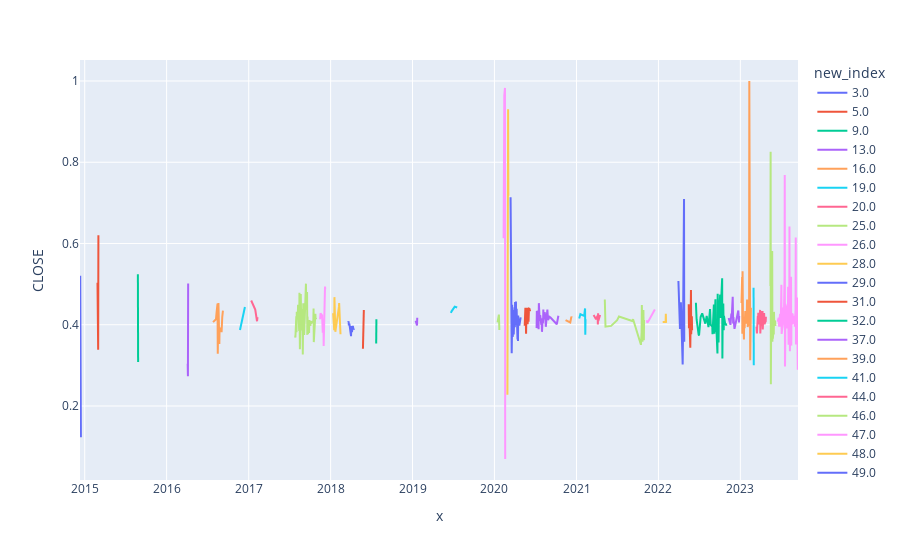

Notebook source saved alongside this figure:
### Code cell
px.line(marked_df[marked_df["SECID"]==token], x=marked_df[marked_df["SECID"]==token].index, y="CLOSE", color="new_index")

### Figure 1 — Plotly figure (JSON) as saved in the notebook; plotly's stock layout.template omitted (floating-point values rounded to 4 significant figures)
{"data": [{"hovertemplate": "new_index=3.0<br>x=%{x}<br>CLOSE=%{y}<extra></extra>", "legendgroup": "3.0", "line": {"color": "#636efa", "dash": "solid"}, "marker": {"symbol": "circle"}, "mode": "lines", "name": "3.0", "orientation": "v", "showlegend": true, "type": "scatter", "x": ["2014-12-11T00:00:00", "2014-12-12T00:00:00", "2014-12-15T00:00:00"], "xaxis": "x", "y": [0.4095, 0.5203, 0.1232], "yaxis": "y"}, {"hovertemplate": "new_index=5.0<br>x=%{x}<br>CLOSE=%{y}<extra></extra>", "legendgroup": "5.0", "line": {"color": "#EF553B", "dash": "solid"}, "marker": {"symbol": "circle"}, "mode": "lines", "name": "5.0", "orientation": "v", "showlegend": true, "type": "scatter", "x": ["2015-02-27T00:00:00", "2015-03-02T00:00:00", "2015-03-03T00:00:00"], "xaxis": "x", "y": [0.5037, 0.3385, 0.6206], "yaxis": "y"}, {"hovertemplate": "new_index=9.0<br>x=%{x}<br>CLOSE=%{y}<extra></extra>", "legendgroup": "9.0", "line": {"color": "#00cc96", "dash": "solid"}, "marker": {"symbol": "circle"}, "mode": "lines", "name": "9.0", "orientation": "v", "showlegend": true, "type": "scatter", "x": ["2015-08-26T00:00:00", "2015-08-27T00:00:00"], "xaxis": "x", "y": [0.5243, 0.3083], "yaxis": "y"}, {"hovertemplate": "new_index=13.0<br>x=%{x}<br>CLOSE=%{y}<extra></extra>", "legendgroup": "13.0", "line": {"color": "#ab63fa", "dash": "solid"}, "marker": {"symbol": "circle"}, "mode": "lines", "name": "13.0", "orientation": "v", "showlegend": true, "type": "scatter", "x": ["2016-04-04T00:00:00", "2016-04-05T00:00:00", "2016-04-06T00:00:00"], "xaxis": "x", "y": [0.3039, 0.2732, 0.5014], "yaxis": "y"}, {"hovertemplate": "new_index=16.0<br>x=%{x}<br>CLOSE=%{y}<extra></extra>", "legendgroup": "16.0", "line": {"color": "#FFA15A", "dash": "solid"}, "marker": {"symbol": "circle"}, "mode": "lines", "name": "16.0", "orientation": "v", "showlegend": true, "type": "scatter", "x": ["2016-07-26T00:00:00", "2016-08-08T00:00:00", "2016-08-11T00:00:00", "2016-08-15T00:00:00", "2016-08-16T00:00:00", "2016-08-17T00:00:00", "2016-08-18T00:00:00", "2016-08-19T00:00:00", "2016-08-23T00:00:00", "2016-08-24T00:00:00", "2016-09-01T00:00:00", "2016-09-02T00:00:00", "2016-09-05T00:00:00", "2016-09-08T00:00:00"], "xaxis": "x", "y": [0.4064, 0.4136, 0.4315, 0.4523, 0.3287, 0.4085, 0.4186, 0.4537, 0.3523, 0.3922, 0.3876, 0.3818, 0.419, 0.4346], "yaxis": "y"}, {"hovertemplate": "new_index=19.0<br>x=%{x}<br>CLOSE=%{y}<extra></extra>", "legendgroup": "19.0", "line": {"color": "#19d3f3", "dash": "solid"}, "marker": {"symbol": "circle"}, "mode": "lines", "name": "19.0", "orientation": "v", "showlegend": true, "type": "scatter", "x": ["2016-11-23T00:00:00", "2016-12-15T00:00:00"], "xaxis": "x", "y": [0.3871, 0.4437], "yaxis": "y"}, {"hovertemplate": "new_index=20.0<br>x=%{x}<br>CLOSE=%{y}<extra></extra>", "legendgroup": "20.0", "line": {"color": "#FF6692", "dash": "solid"}, "marker": {"symbol": "circle"}, "mode": "lines", "name": "20.0", "orientation": "v", "showlegend": true, "type": "scatter", "x": ["2017-01-12T00:00:00", "2017-01-30T00:00:00", "2017-02-07T00:00:00", "2017-02-09T00:00:00"], "xaxis": "x", "y": [0.4596, 0.4374, 0.4086, 0.4186], "yaxis": "y"}, {"hovertemplate": "new_index=25.0<br>x=%{x}<br>CLOSE=%{y}<extra></extra>", "legendgroup": "25.0", "line": {"color": "#B6E880", "dash": "solid"}, "marker": {"symbol": "circle"}, "mode": "lines", "name": "25.0", "orientation": "v", "showlegend": true, "type": "scatter", "x": ["2017-07-27T00:00:00", "2017-07-28T00:00:00", "2017-08-01T00:00:00", "2017-08-02T00:00:00", "2017-08-03T00:00:00", "2017-08-07T00:00:00", "2017-08-09T00:00:00", "2017-08-14T00:00:00", "2017-08-15T00:00:00", "2017-08-17T00:00:00", "2017-08-18T00:00:00", "2017-08-21T00:00:00", "2017-08-22T00:00:00", "2017-08-23T00:00:00", "2017-08-24T00:00:00", "2017-08-28T00:00:00", "2017-08-30T00:00:00", "2017-08-31T00:00:00", "2017-09-01T00:00:00", "2017-09-05T00:00:00", "2017-09-12T00:00:00", "2017-09-13T00:00:00", "2017-09-14T00:00:00", "2017-09-15T00:00:00", "2017-09-18T00:00:00", "2017-09-19T00:00:00", "2017-09-20T00:00:00", "2017-09-22T00:00:00", "2017-09-25T00:00:00", "2017-09-27T00:00:00", "2017-09-28T00:00:00", "2017-10-03T00:00:00", "2017-10-04T00:00:00", "2017-10-06T00:00:00", "2017-10-16T00:00:00", "2017-10-17T00:00:00", "2017-10-18T00:00:00", "2017-10-25T00:00:00", "2017-10-26T00:00:00", "2017-10-30T00:00:00"], "xaxis": "x", "y": [0.3734, 0.3684, 0.4208, 0.3813, 0.4319, 0.4136, 0.4489, 0.3849, 0.4785, 0.3397, 0.4006, 0.4758, 0.4355, 0.4383, 0.3862, 0.439, 0.3265, 0.3684, 0.4528, 0.3746, 0.4735, 0.5011, 0.4371, 0.4646, 0.4807, 0.3751, 0.4202, 0.3777, 0.3993, 0.3798, 0.4114, 0.3972, 0.4094, 0.4038, 0.4092, 0.44, 0.3573, 0.4269, 0.4158, 0.4136], "yaxis": "y"}, {"hovertemplate": "new_index=26.0<br>x=%{x}<br>CLOSE=%{y}<extra></extra>", "legendgroup": "26.0", "line": {"color": "#FF97FF", "dash": "solid"}, "marker": {"symbol": "circle"}, "mode": "lines", "name": "26.0", "orientation": "v", "showlegend": true, "type": "scatter", "x": ["2017-11-15T00:00:00", "2017-11-17T00:00:00", "2017-11-24T00:00:00", "2017-11-27T00:00:00", "2017-11-30T00:00:00", "2017-12-01T00:00:00", "2017-12-07T00:00:00", "2017-12-08T00:00:00"], "xaxis": "x", "y": [0.4136, 0.428, 0.4231, 0.3804, 0.4035, 0.3479, 0.4939, 0.4873], "yaxis": "y"}, {"hovertemplate": "new_index=28.0<br>x=%{x}<br>CLOSE=%{y}<extra></extra>", "legendgroup": "28.0", "line": {"color": "#FECB52", "dash": "solid"}, "marker": {"symbol": "circle"}, "mode": "lines", "name": "28.0", "orientation": "v", "showlegend": true, "type": "scatter", "x": ["2018-01-12T00:00:00", "2018-01-17T00:00:00", "2018-01-18T00:00:00", "2018-01-19T00:00:00", "2018-01-22T00:00:00", "2018-02-07T00:00:00", "2018-02-08T00:00:00", "2018-02-14T00:00:00"], "xaxis": "x", "y": [0.4284, 0.3869, 0.4679, 0.3961, 0.3826, 0.444, 0.4532, 0.3767], "yaxis": "y"}, {"hovertemplate": "new_index=29.0<br>x=%{x}<br>CLOSE=%{y}<extra></extra>", "legendgroup": "29.0", "line": {"color": "#636efa", "dash": "solid"}, "marker": {"symbol": "circle"}, "mode": "lines", "name": "29.0", "orientation": "v", "showlegend": true, "type": "scatter", "x": ["2018-03-21T00:00:00", "2018-03-22T00:00:00", "2018-03-23T00:00:00", "2018-03-26T00:00:00", "2018-04-02T00:00:00", "2018-04-03T00:00:00", "2018-04-06T00:00:00", "2018-04-10T00:00:00", "2018-04-13T00:00:00", "2018-04-16T00:00:00"], "xaxis": "x", "y": [0.4059, 0.4085, 0.4008, 0.4006, 0.3717, 0.3968, 0.382, 0.3971, 0.3887, 0.3911], "yaxis": "y"}, {"hovertemplate": "new_index=31.0<br>x=%{x}<br>CLOSE=%{y}<extra></extra>", "legendgroup": "31.0", "line": {"color": "#EF553B", "dash": "solid"}, "marker": {"symbol": "circle"}, "mode": "lines", "name": "31.0", "orientation": "v", "showlegend": true, "type": "scatter", "x": ["2018-05-25T00:00:00", "2018-05-29T00:00:00"], "xaxis": "x", "y": [0.3408, 0.4365], "yaxis": "y"}, {"hovertemplate": "new_index=32.0<br>x=%{x}<br>CLOSE=%{y}<extra></extra>", "legendgroup": "32.0", "line": {"color": "#00cc96", "dash": "solid"}, "marker": {"symbol": "circle"}, "mode": "lines", "name": "32.0", "orientation": "v", "showlegend": true, "type": "scatter", "x": ["2018-07-23T00:00:00", "2018-07-24T00:00:00"], "xaxis": "x", "y": [0.354, 0.4136], "yaxis": "y"}, {"hovertemplate": "new_index=37.0<br>x=%{x}<br>CLOSE=%{y}<extra></extra>", "legendgroup": "37.0", "line": {"color": "#ab63fa", "dash": "solid"}, "marker": {"symbol": "circle"}, "mode": "lines", "name": "37.0", "orientation": "v", "showlegend": true, "type": "scatter", "x": ["2019-01-15T00:00:00", "2019-01-21T00:00:00", "2019-01-22T00:00:00"], "xaxis": "x", "y": [0.4096, 0.3984, 0.4174], "yaxis": "y"}, {"hovertemplate": "new_index=39.0<br>x=%{x}<br>CLOSE=%{y}<extra></extra>", "legendgroup": "39.0", "line": {"color": "#FFA15A", "dash": "solid"}, "marker": {"symbol": "circle"}, "mode": "lines", "name": "39.0", "orientation": "v", "showlegend": true, "type": "scatter", "x": ["2019-04-02T00:00:00"], "xaxis": "x", "y": [0.403], "yaxis": "y"}, {"hovertemplate": "new_index=41.0<br>x=%{x}<br>CLOSE=%{y}<extra></extra>", "legendgroup": "41.0", "line": {"color": "#19d3f3", "dash": "solid"}, "marker": {"symbol": "circle"}, "mode": "lines", "name": "41.0", "orientation": "v", "showlegend": true, "type": "scatter", "x": ["2019-06-21T00:00:00", "2019-06-24T00:00:00", "2019-07-08T00:00:00", "2019-07-19T00:00:00"], "xaxis": "x", "y": [0.4293, 0.433, 0.4445, 0.4423], "yaxis": "y"}, {"hovertemplate": "new_index=44.0<br>x=%{x}<br>CLOSE=%{y}<extra></extra>", "legendgroup": "44.0", "line": {"color": "#FF6692", "dash": "solid"}, "marker": {"symbol": "circle"}, "mode": "lines", "name": "44.0", "orientation": "v", "showlegend": true, "type": "scatter", "x": ["2019-10-29T00:00:00"], "xaxis": "x", "y": [0.4055], "yaxis": "y"}, {"hovertemplate": "new_index=46.0<br>x=%{x}<br>CLOSE=%{y}<extra></extra>", "legendgroup": "46.0", "line": {"color": "#B6E880", "dash": "solid"}, "marker": {"symbol": "circle"}, "mode": "lines", "name": "46.0", "orientation": "v", "showlegend": true, "type": "scatter", "x": ["2020-01-15T00:00:00", "2020-01-21T00:00:00", "2020-01-23T00:00:00"], "xaxis": "x", "y": [0.4059, 0.4249, 0.3869], "yaxis": "y"}, {"hovertemplate": "new_index=47.0<br>x=%{x}<br>CLOSE=%{y}<extra></extra>", "legendgroup": "47.0", "line": {"color": "#FF97FF", "dash": "solid"}, "marker": {"symbol": "circle"}, "mode": "lines", "name": "47.0", "orientation": "v", "showlegend": true, "type": "scatter", "x": ["2020-02-11T00:00:00", "2020-02-12T00:00:00", "2020-02-13T00:00:00", "2020-02-14T00:00:00", "2020-02-17T00:00:00", "2020-02-18T00:00:00"], "xaxis": "x", "y": [0.6127, 0.8707, 0.7421, 0.9643, 0.9829, 0.06948], "yaxis": "y"}, {"hovertemplate": "new_index=48.0<br>x=%{x}<br>CLOSE=%{y}<extra></extra>", "legendgroup": "48.0", "line": {"color": "#FECB52", "dash": "solid"}, "marker": {"symbol": "circle"}, "mode": "lines", "name": "48.0", "orientation": "v", "showlegend": true, "type": "scatter", "x": ["2020-02-28T00:00:00", "2020-03-02T00:00:00", "2020-03-03T00:00:00"], "xaxis": "x", "y": [0.2278, 0.9302, 0.7175], "yaxis": "y"}, {"hovertemplate": "new_index=49.0<br>x=%{x}<br>CLOSE=%{y}<extra></extra>", "legendgroup": "49.0", "line": {"color": "#636efa", "dash": "solid"}, "marker": {"symbol": "circle"}, "mode": "lines", "name": "49.0", "orientation": "v", "showlegend": true, "type": "scatter", "x": ["2020-03-13T00:00:00", "2020-03-16T00:00:00", "2020-03-17T00:00:00", "2020-03-18T00:00:00", "2020-03-19T00:00:00", "2020-03-20T00:00:00", "2020-03-23T00:00:00", "2020-03-24T00:00:00", "2020-03-25T00:00:00", "2020-03-27T00:00:00", "2020-03-30T00:00:00", "2020-03-31T00:00:00", "2020-04-01T00:00:00", "2020-04-02T00:00:00", "2020-04-03T00:00:00", "2020-04-06T00:00:00", "2020-04-07T00:00:00", "2020-04-08T00:00:00", "2020-04-09T00:00:00", "2020-04-10T00:00:00", "2020-04-13T00:00:00", "2020-04-14T00:00:00", "2020-04-15T00:00:00", "2020-04-16T00:00:00", "2020-04-17T00:00:00", "2020-04-21T00:00:00", "2020-04-27T00:00:00"], "xaxis": "x", "y": [0.7136, 0.3784, 0.5621, 0.33, 0.3724, 0.4492, 0.3701, 0.436, 0.4136, 0.3761, 0.4249, 0.4427, 0.3938, 0.4559, 0.4092, 0.457, 0.3988, 0.4157, 0.4391, 0.4177, 0.3636, 0.4157, 0.3597, 0.4225, 0.4091, 0.3978, 0.4179], "yaxis": "y"}, {"hovertemplate": "new_index=50.0<br>x=%{x}<br>CLOSE=%{y}<extra></extra>", "legendgroup": "50.0", "line": {"color": "#EF553B", "dash": "solid"}, "marker": {"symbol": "circle"}, "mode": "lines", "name": "50.0", "orientation": "v", "showlegend": true, "type": "scatter", "x": ["2020-05-15T00:00:00", "2020-05-18T00:00:00", "2020-05-19T00:00:00", "2020-05-20T00:00:00", "2020-05-21T00:00:00", "2020-05-22T00:00:00", "2020-05-25T00:00:00", "2020-05-26T00:00:00", "2020-05-27T00:00:00", "2020-05-28T00:00:00", "2020-05-29T00:00:00", "2020-06-01T00:00:00", "2020-06-02T00:00:00", "2020-06-03T00:00:00", "2020-06-04T00:00:00", "2020-06-05T00:00:00", "2020-06-08T00:00:00"], "xaxis": "x", "y": [0.3976, 0.4418, 0.4155, 0.4155, 0.378, 0.4075, 0.4197, 0.4419, 0.4036, 0.4016, 0.4115, 0.4075, 0.4379, 0.4395, 0.4077, 0.4391, 0.4329], "yaxis": "y"}, {"hovertemplate": "new_index=51.0<br>x=%{x}<br>CLOSE=%{y}<extra></extra>", "legendgroup": "51.0", "line": {"color": "#00cc96", "dash": "solid"}, "marker": {"symbol": "circle"}, "mode": "lines", "name": "51.0", "orientation": "v", "showlegend": true, "type": "scatter", "x": ["2020-06-18T00:00:00"], "xaxis": "x", "y": [0.4174], "yaxis": "y"}, {"hovertemplate": "new_index=52.0<br>x=%{x}<br>CLOSE=%{y}<extra></extra>", "legendgroup": "52.0", "line": {"color": "#ab63fa", "dash": "solid"}, "marker": {"symbol": "circle"}, "mode": "lines", "name": "52.0", "orientation": "v", "showlegend": true, "type": "scatter", "x": ["2020-07-07T00:00:00", "2020-07-08T00:00:00", "2020-07-15T00:00:00", "2020-07-16T00:00:00", "2020-07-17T00:00:00", "2020-07-20T00:00:00", "2020-07-21T00:00:00", "2020-07-22T00:00:00", "2020-07-23T00:00:00", "2020-07-28T00:00:00", "2020-07-29T00:00:00", "2020-07-31T00:00:00", "2020-08-03T00:00:00", "2020-08-04T00:00:00", "2020-08-05T00:00:00", "2020-08-06T00:00:00", "2020-08-07T00:00:00", "2020-08-11T00:00:00", "2020-08-12T00:00:00", "2020-08-13T00:00:00", "2020-08-14T00:00:00", "2020-08-17T00:00:00", "2020-08-18T00:00:00", "2020-08-19T00:00:00", "2020-08-24T00:00:00", "2020-08-27T00:00:00", "2020-09-02T00:00:00", "2020-09-07T00:00:00", "2020-10-05T00:00:00", "2020-10-12T00:00:00"], "xaxis": "x", "y": [0.3916, 0.4338, 0.4259, 0.389, 0.4531, 0.4196, 0.4115, 0.4095, 0.4237, 0.3996, 0.4136, 0.3825, 0.4155, 0.4037, 0.4116, 0.4375, 0.4136, 0.4193, 0.4308, 0.4249, 0.423, 0.3949, 0.4003, 0.4078, 0.4371, 0.4116, 0.4195, 0.4175, 0.4012, 0.4222], "yaxis": "y"}, {"hovertemplate": "new_index=53.0<br>x=%{x}<br>CLOSE=%{y}<extra></extra>", "legendgroup": "53.0", "line": {"color": "#FFA15A", "dash": "solid"}, "marker": {"symbol": "circle"}, "mode": "lines", "name": "53.0", "orientation": "v", "showlegend": true, "type": "scatter", "x": ["2020-11-13T00:00:00", "2020-12-04T00:00:00", "2020-12-09T00:00:00", "2020-12-11T00:00:00"], "xaxis": "x", "y": [0.4115, 0.4055, 0.4197, 0.4177], "yaxis": "y"}, {"hovertemplate": "new_index=54.0<br>x=%{x}<br>CLOSE=%{y}<extra></extra>", "legendgroup": "54.0", "line": {"color": "#19d3f3", "dash": "solid"}, "marker": {"symbol": "circle"}, "mode": "lines", "name": "54.0", "orientation": "v", "showlegend": true, "type": "scatter", "x": ["2021-01-13T00:00:00", "2021-01-18T00:00:00", "2021-02-04T00:00:00", "2021-02-08T00:00:00", "2021-02-09T00:00:00", "2021-02-10T00:00:00"], "xaxis": "x", "y": [0.4156, 0.4258, 0.4218, 0.4401, 0.3754, 0.4136], "yaxis": "y"}, {"hovertemplate": "new_index=56.0<br>x=%{x}<br>CLOSE=%{y}<extra></extra>", "legendgroup": "56.0", "line": {"color": "#FF6692", "dash": "solid"}, "marker": {"symbol": "circle"}, "mode": "lines", "name": "56.0", "orientation": "v", "showlegend": true, "type": "scatter", "x": ["2021-03-18T00:00:00", "2021-03-29T00:00:00", "2021-04-05T00:00:00", "2021-04-06T00:00:00", "2021-04-07T00:00:00", "2021-04-08T00:00:00", "2021-04-16T00:00:00"], "xaxis": "x", "y": [0.4241, 0.4136, 0.422, 0.4009, 0.4284, 0.4094, 0.4241], "yaxis": "y"}, {"hovertemplate": "new_index=57.0<br>x=%{x}<br>CLOSE=%{y}<extra></extra>", "legendgroup": "57.0", "line": {"color": "#B6E880", "dash": "solid"}, "marker": {"symbol": "circle"}, "mode": "lines", "name": "57.0", "orientation": "v", "showlegend": true, "type": "scatter", "x": ["2021-05-07T00:00:00", "2021-05-10T00:00:00", "2021-06-04T00:00:00", "2021-07-01T00:00:00", "2021-07-09T00:00:00", "2021-09-06T00:00:00", "2021-09-10T00:00:00", "2021-10-15T00:00:00", "2021-10-18T00:00:00", "2021-10-19T00:00:00", "2021-10-20T00:00:00", "2021-10-21T00:00:00", "2021-10-22T00:00:00", "2021-10-25T00:00:00", "2021-10-26T00:00:00", "2021-10-27T00:00:00", "2021-10-28T00:00:00", "2021-10-29T00:00:00"], "xaxis": "x", "y": [0.462, 0.3952, 0.3972, 0.4114, 0.4201, 0.4092, 0.4136, 0.3505, 0.3816, 0.4483, 0.4395, 0.3959, 0.358, 0.4032, 0.4364, 0.3992, 0.3619, 0.4114], "yaxis": "y"}, {"hovertemplate": "new_index=58.0<br>x=%{x}<br>CLOSE=%{y}<extra></extra>", "legendgroup": "58.0", "line": {"color": "#FF97FF", "dash": "solid"}, "marker": {"symbol": "circle"}, "mode": "lines", "name": "58.0", "orientation": "v", "showlegend": true, "type": "scatter", "x": ["2021-11-11T00:00:00", "2021-11-12T00:00:00", "2021-11-16T00:00:00", "2021-12-07T00:00:00", "2021-12-16T00:00:00"], "xaxis": "x", "y": [0.4115, 0.4054, 0.4075, 0.4309, 0.4377], "yaxis": "y"}, {"hovertemplate": "new_index=59.0<br>x=%{x}<br>CLOSE=%{y}<extra></extra>", "legendgroup": "59.0", "line": {"color": "#FECB52", "dash": "solid"}, "marker": {"symbol": "circle"}, "mode": "lines", "name": "59.0", "orientation": "v", "showlegend": true, "type": "scatter", "x": ["2022-01-20T00:00:00", "2022-02-02T00:00:00", "2022-02-03T00:00:00", "2022-02-04T00:00:00"], "xaxis": "x", "y": [0.4068, 0.407, 0.4268, 0.4048], "yaxis": "y"}, {"hovertemplate": "new_index=60.0<br>x=%{x}<br>CLOSE=%{y}<extra></extra>", "legendgroup": "60.0", "line": {"color": "#636efa", "dash": "solid"}, "marker": {"symbol": "circle"}, "mode": "lines", "name": "60.0", "orientation": "v", "showlegend": true, "type": "scatter", "x": ["2022-03-31T00:00:00", "2022-04-04T00:00:00", "2022-04-07T00:00:00", "2022-04-11T00:00:00", "2022-04-19T00:00:00", "2022-04-20T00:00:00", "2022-04-21T00:00:00", "2022-04-22T00:00:00", "2022-04-25T00:00:00", "2022-04-26T00:00:00"], "xaxis": "x", "y": [0.5077, 0.3935, 0.3894, 0.4553, 0.3019, 0.353, 0.437, 0.508, 0.7097, 0.3581], "yaxis": "y"}, {"hovertemplate": "new_index=61.0<br>x=%{x}<br>CLOSE=%{y}<extra></extra>", "legendgroup": "61.0", "line": {"color": "#EF553B", "dash": "solid"}, "marker": {"symbol": "circle"}, "mode": "lines", "name": "61.0", "orientation": "v", "showlegend": true, "type": "scatter", "x": ["2022-05-16T00:00:00", "2022-05-17T00:00:00", "2022-05-18T00:00:00", "2022-05-19T00:00:00", "2022-05-20T00:00:00", "2022-05-23T00:00:00", "2022-05-24T00:00:00", "2022-05-25T00:00:00", "2022-05-26T00:00:00", "2022-05-27T00:00:00", "2022-05-30T00:00:00", "2022-05-31T00:00:00"], "xaxis": "x", "y": [0.4504, 0.3911, 0.3999, 0.402, 0.3996, 0.3432, 0.3914, 0.3785, 0.4855, 0.3769, 0.4211, 0.3861], "yaxis": "y"}, {"hovertemplate": "new_index=62.0<br>x=%{x}<br>CLOSE=%{y}<extra></extra>", "legendgroup": "62.0", "line": {"color": "#00cc96", "dash": "solid"}, "marker": {"symbol": "circle"}, "mode": "lines", "name": "62.0", "orientation": "v", "showlegend": true, "type": "scatter", "x": ["2022-06-17T00:00:00", "2022-06-20T00:00:00", "2022-06-29T00:00:00", "2022-07-01T00:00:00", "2022-07-08T00:00:00", "2022-07-15T00:00:00", "2022-07-29T00:00:00", "2022-08-04T00:00:00", "2022-08-12T00:00:00", "2022-08-19T00:00:00", "2022-08-22T00:00:00", "2022-08-29T00:00:00", "2022-08-30T00:00:00", "2022-08-31T00:00:00", "2022-09-01T00:00:00", "2022-09-02T00:00:00", "2022-09-05T00:00:00", "2022-09-06T00:00:00", "2022-09-07T00:00:00", "2022-09-08T00:00:00", "2022-09-12T00:00:00", "2022-09-13T00:00:00", "2022-09-14T00:00:00", "2022-09-15T00:00:00", "2022-09-16T00:00:00", "2022-09-21T00:00:00", "2022-09-22T00:00:00", "2022-09-26T00:00:00", "2022-09-27T00:00:00", "2022-10-03T00:00:00", "2022-10-04T00:00:00", "2022-10-12T00:00:00", "2022-10-13T00:00:00", "2022-10-14T00:00:00", "2022-10-17T00:00:00", "2022-10-18T00:00:00", "2022-10-19T00:00:00", "2022-10-20T00:00:00", "2022-10-26T00:00:00", "2022-10-28T00:00:00", "2022-10-31T00:00:00"], "xaxis": "x", "y": [0.4541, 0.4136, 0.3758, 0.3735, 0.4191, 0.428, 0.4028, 0.4219, 0.3941, 0.4385, 0.3999, 0.3954, 0.3768, 0.3899, 0.3992, 0.4233, 0.4497, 0.3901, 0.3777, 0.3989, 0.4627, 0.3827, 0.4257, 0.3943, 0.3965, 0.3291, 0.4762, 0.3562, 0.4136, 0.4741, 0.4165, 0.5144, 0.3168, 0.389, 0.4525, 0.4109, 0.3865, 0.4219, 0.4001, 0.4029, 0.3974], "yaxis": "y"}, {"hovertemplate": "new_index=63.0<br>x=%{x}<br>CLOSE=%{y}<extra></extra>", "legendgroup": "63.0", "line": {"color": "#ab63fa", "dash": "solid"}, "marker": {"symbol": "circle"}, "mode": "lines", "name": "63.0", "orientation": "v", "showlegend": true, "type": "scatter", "x": ["2022-11-10T00:00:00", "2022-11-18T00:00:00", "2022-11-22T00:00:00", "2022-11-23T00:00:00", "2022-11-24T00:00:00", "2022-11-28T00:00:00", "2022-11-29T00:00:00", "2022-11-30T00:00:00", "2022-12-01T00:00:00", "2022-12-06T00:00:00", "2022-12-16T00:00:00", "2022-12-21T00:00:00", "2022-12-23T00:00:00", "2022-12-26T00:00:00", "2022-12-27T00:00:00"], "xaxis": "x", "y": [0.4163, 0.3997, 0.4276, 0.4163, 0.4219, 0.4687, 0.4056, 0.4029, 0.4189, 0.39, 0.4163, 0.4329, 0.4352, 0.4056, 0.4216], "yaxis": "y"}, {"hovertemplate": "new_index=64.0<br>x=%{x}<br>CLOSE=%{y}<extra></extra>", "legendgroup": "64.0", "line": {"color": "#FFA15A", "dash": "solid"}, "marker": {"symbol": "circle"}, "mode": "lines", "name": "64.0", "orientation": "v", "showlegend": true, "type": "scatter", "x": ["2023-01-06T00:00:00", "2023-01-09T00:00:00", "2023-01-10T00:00:00", "2023-01-11T00:00:00", "2023-01-12T00:00:00", "2023-01-13T00:00:00", "2023-01-16T00:00:00", "2023-01-17T00:00:00", "2023-01-18T00:00:00", "2023-01-20T00:00:00", "2023-01-23T00:00:00", "2023-01-24T00:00:00", "2023-01-25T00:00:00", "2023-01-26T00:00:00", "2023-01-27T00:00:00", "2023-01-30T00:00:00", "2023-01-31T00:00:00", "2023-02-01T00:00:00", "2023-02-02T00:00:00", "2023-02-03T00:00:00", "2023-02-07T00:00:00", "2023-02-08T00:00:00", "2023-02-09T00:00:00", "2023-02-10T00:00:00", "2023-02-13T00:00:00", "2023-02-14T00:00:00", "2023-02-15T00:00:00", "2023-02-16T00:00:00", "2023-02-17T00:00:00"], "xaxis": "x", "y": [0.4533, 0.5175, 0.3775, 0.5315, 0.4371, 0.401, 0.3839, 0.3638, 0.418, 0.3917, 0.4335, 0.4048, 0.4048, 0.4025, 0.418, 0.4336, 0.4618, 0.4008, 0.4071, 0.3942, 0.4326, 0.3968, 0.439, 1, 0.4224, 0.3125, 0.3426, 0.4053, 0.4419], "yaxis": "y"}, {"hovertemplate": "new_index=65.0<br>x=%{x}<br>CLOSE=%{y}<extra></extra>", "legendgroup": "65.0", "line": {"color": "#19d3f3", "dash": "solid"}, "marker": {"symbol": "circle"}, "mode": "lines", "name": "65.0", "orientation": "v", "showlegend": true, "type": "scatter", "x": ["2023-03-01T00:00:00", "2023-03-02T00:00:00"], "xaxis": "x", "y": [0.4913, 0.3002], "yaxis": "y"}, {"hovertemplate": "new_index=66.0<br>x=%{x}<br>CLOSE=%{y}<extra></extra>", "legendgroup": "66.0", "line": {"color": "#FF6692", "dash": "solid"}, "marker": {"symbol": "circle"}, "mode": "lines", "name": "66.0", "orientation": "v", "showlegend": true, "type": "scatter", "x": ["2023-03-14T00:00:00", "2023-03-15T00:00:00", "2023-03-16T00:00:00", "2023-03-17T00:00:00", "2023-03-20T00:00:00", "2023-03-21T00:00:00", "2023-03-22T00:00:00", "2023-03-23T00:00:00", "2023-03-24T00:00:00", "2023-03-27T00:00:00", "2023-03-28T00:00:00", "2023-03-30T00:00:00", "2023-03-31T00:00:00", "2023-04-03T00:00:00", "2023-04-04T00:00:00", "2023-04-05T00:00:00", "2023-04-06T00:00:00", "2023-04-07T00:00:00", "2023-04-10T00:00:00", "2023-04-11T00:00:00", "2023-04-12T00:00:00", "2023-04-13T00:00:00", "2023-04-14T00:00:00", "2023-04-17T00:00:00", "2023-04-18T00:00:00", "2023-04-19T00:00:00", "2023-04-20T00:00:00", "2023-04-21T00:00:00", "2023-04-24T00:00:00", "2023-04-25T00:00:00"], "xaxis": "x", "y": [0.3954, 0.3902, 0.3786, 0.3905, 0.4214, 0.4006, 0.4292, 0.4252, 0.4007, 0.4291, 0.4136, 0.4365, 0.3784, 0.4123, 0.4213, 0.4148, 0.434, 0.4047, 0.4339, 0.3885, 0.4085, 0.4174, 0.4097, 0.4289, 0.4034, 0.4008, 0.4071, 0.4058, 0.4084, 0.4201], "yaxis": "y"}, {"hovertemplate": "new_index=67.0<br>x=%{x}<br>CLOSE=%{y}<extra></extra>", "legendgroup": "67.0", "line": {"color": "#B6E880", "dash": "solid"}, "marker": {"symbol": "circle"}, "mode": "lines", "name": "67.0", "orientation": "v", "showlegend": true, "type": "scatter", "x": ["2023-05-15T00:00:00", "2023-05-16T00:00:00", "2023-05-17T00:00:00", "2023-05-18T00:00:00", "2023-05-19T00:00:00", "2023-05-23T00:00:00", "2023-05-24T00:00:00", "2023-05-25T00:00:00", "2023-05-26T00:00:00", "2023-05-29T00:00:00", "2023-05-30T00:00:00", "2023-05-31T00:00:00", "2023-06-01T00:00:00", "2023-06-02T00:00:00", "2023-06-05T00:00:00", "2023-06-06T00:00:00"], "xaxis": "x", "y": [0.4955, 0.8261, 0.2535, 0.3628, 0.4136, 0.5813, 0.3581, 0.4196, 0.3657, 0.3938, 0.3759, 0.4316, 0.397, 0.4097, 0.4084, 0.3967], "yaxis": "y"}, {"hovertemplate": "new_index=68.0<br>x=%{x}<br>CLOSE=%{y}<extra></extra>", "legendgroup": "68.0", "line": {"color": "#FF97FF", "dash": "solid"}, "marker": {"symbol": "circle"}, "mode": "lines", "name": "68.0", "orientation": "v", "showlegend": true, "type": "scatter", "x": ["2023-06-16T00:00:00", "2023-06-19T00:00:00", "2023-06-20T00:00:00", "2023-06-21T00:00:00", "2023-06-22T00:00:00", "2023-06-23T00:00:00", "2023-06-26T00:00:00", "2023-06-27T00:00:00", "2023-06-28T00:00:00", "2023-06-29T00:00:00", "2023-06-30T00:00:00", "2023-07-03T00:00:00", "2023-07-04T00:00:00", "2023-07-05T00:00:00", "2023-07-06T00:00:00", "2023-07-07T00:00:00", "2023-07-10T00:00:00", "2023-07-11T00:00:00", "2023-07-12T00:00:00", "2023-07-13T00:00:00", "2023-07-14T00:00:00", "2023-07-17T00:00:00", "2023-07-18T00:00:00", "2023-07-19T00:00:00", "2023-07-20T00:00:00", "2023-07-21T00:00:00", "2023-07-24T00:00:00", "2023-07-25T00:00:00", "2023-07-26T00:00:00", "2023-07-27T00:00:00", "2023-07-28T00:00:00", "2023-07-31T00:00:00", "2023-08-01T00:00:00", "2023-08-02T00:00:00", "2023-08-03T00:00:00", "2023-08-04T00:00:00", "2023-08-07T00:00:00", "2023-08-08T00:00:00", "2023-08-09T00:00:00", "2023-08-10T00:00:00", "2023-08-11T00:00:00", "2023-08-14T00:00:00", "2023-08-15T00:00:00", "2023-08-16T00:00:00", "2023-08-17T00:00:00", "2023-08-18T00:00:00", "2023-08-21T00:00:00", "2023-08-22T00:00:00", "2023-08-23T00:00:00", "2023-08-24T00:00:00", "2023-08-25T00:00:00", "2023-08-28T00:00:00", "2023-08-29T00:00:00", "2023-08-30T00:00:00", "2023-09-01T00:00:00", "2023-09-04T00:00:00", "2023-09-05T00:00:00", "2023-09-06T00:00:00", "2023-09-07T00:00:00", "2023-09-08T00:00:00", "2023-09-11T00:00:00", "2023-09-12T00:00:00", "2023-09-13T00:00:00", "2023-09-14T00:00:00", "2023-09-15T00:00:00"], "xaxis": "x", "y": [0.4071, 0.4174, 0.4161, 0.4174, 0.3982, 0.3954, 0.4201, 0.4266, 0.4006, 0.4162, 0.3953, 0.4982, 0.3773, 0.4007, 0.42, 0.3904, 0.4018, 0.4149, 0.4426, 0.4045, 0.4162, 0.5161, 0.7683, 0.2972, 0.3428, 0.4513, 0.4146, 0.4082, 0.3908, 0.4202, 0.4476, 0.4361, 0.4241, 0.4932, 0.4046, 0.3506, 0.4418, 0.6421, 0.3826, 0.335, 0.4212, 0.3869, 0.5182, 0.3486, 0.4183, 0.4286, 0.4005, 0.4277, 0.4024, 0.4145, 0.4211, 0.4108, 0.422, 0.4136, 0.3954, 0.4366, 0.6146, 0.3517, 0.363, 0.3817, 0.4672, 0.4297, 0.401, 0.2892, 0.4404], "yaxis": "y"}], "layout": {"legend": {"title": {"text": "new_index"}, "tracegroupgap": 0}, "margin": {"t": 60}, "xaxis": {"anchor": "y", "domain": [0, 1], "title": {"text": "x"}}, "yaxis": {"anchor": "x", "domain": [0, 1], "title": {"text": "CLOSE"}}}}
